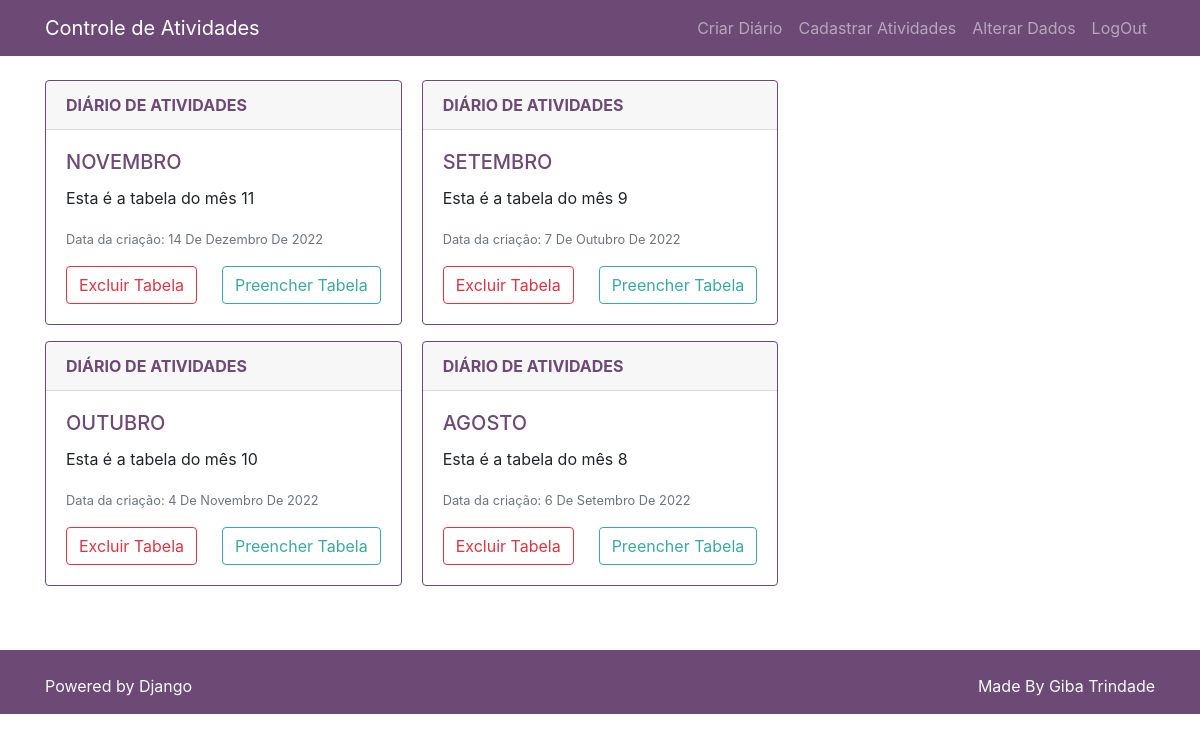
Screenshot of / (signed in) with the database file from the repository.
### diarioAtividades/models.py (models this page shows, shortened)
class Tabela(models.Model):
    anoAtual = datetime.datetime.now().year
    nome = models.CharField(max_length=50)
    mes = models.IntegerField(blank=False, null=False, validators=[MaxValueValidator(12), MinValueValidator(1)])
    ano = models.IntegerField(default=anoAtual, blank=False, null=False)
    autor = models.ForeignKey(User, on_delete=models.CASCADE)
    criada_em = models.DateField(default=timezone.now)

### diarioAtividades/views.py (the view)
# urls.py: path('', login_required(Index.as_view(), redirect_field_name='login'), name='index'),
class Index(ListView):
    model = Tabela
    template_name = 'index.html'
    paginate_by = 6
    context_object_name = 'tabelas'
    def get_queryset(self):
        qs = super().get_queryset()
        qs = qs.order_by('-id').filter(autor=self.request.user)
        return qs

### diarioAtividades/templates/index.html (shortened to what this page needs)
{% extends 'base.html' %}
{% load humanize %}
{% block content %}
<div class="card-columns mt-4">
    {% for tabela in tabelas %}
    <div class="card border-primary mb-3">
        <div class="card-header text-white"><a href="{% url 'tabela_detalhes' tabela.id %}"><strong>DIÁRIO DE ATIVIDADES</strong></a></div>
        <div class="card-body">
            <h5 class="card-title">
                <a href="{% url 'tabela_detalhes' tabela.id %}">
                    {{ tabela.nome.upper }}
                </a>
            </h5>
            <p class="card-text">Esta é a tabela do mês {{tabela.mes}}</p>
            <p class="card-text">
                <small class="text-muted">Data da criação: {{tabela.criada_em|naturalday|title}}</small>
            </p>
            <div class="btn-toolbar justify-content-between">
                <div class="text-left mr-2">
                    <form method="POST" action="{% url 'tabela_delete' tabela.id %}">
                        <a href="{% url 'tabela_delete' tabela.id %}">
                        <button type="submit" class="btn btn-outline-danger" onClick="deleteFunction()">Excluir Tabela</button></a>
                    </form>
                </div>
                <div class="text-right">
                    <a href="{% url 'tabela_detalhes' tabela.id %}" class="btn btn-outline-secondary">Preencher Tabela</a>
                </div>
            </div>
        </div>
    </div>
    {% endfor %}
</div>
{% endblock %}

### templates/base.html (shortened to what this page needs)
<!DOCTYPE html>
<html lang="pt">
<head>
    {% include 'parciais/_head.html' %}
</head>
<body>
{% include 'parciais/_nav.html' %}
<div class="container">
    <div class="row">
        <div class="col-lg-12">
{% block content %}
{% endblock %}
        </div>
    </div>
</div>
{% include 'parciais/_footer.html' %}
</body>
</html>

### templates/parciais/_head.html (shortened to what this page needs)
{% load static %}
<link href="{% static 'vendor/bootstrap/css/bootstrap.min.css' %}" rel="stylesheet">
<link href="{% static 'vendor/bootstrap/css/theme_1564087106285.css' %}" rel="stylesheet">

### templates/parciais/_nav.html (shortened to what this page needs)
<nav class="navbar navbar-expand-lg navbar-dark bg-primary static-top">
    <div class="container">
        <a class="navbar-brand" href="{% url 'index' %}">Controle de Atividades</a>
        <div class="collapse navbar-collapse" id="navbarResponsive">
            <ul class="navbar-nav ml-auto">
                {% if user.is_authenticated %}
                <li class="nav-item">
                    <a class="nav-link" href="{% url 'tabela_add' %}">Criar Diário</a>
                </li>
                <li class="nav-item">
                    <a class="nav-link" href="{% url 'atividade_add' %}">Cadastrar Atividades</a>
                </li>
                <li class="nav-item">
                    <a class="nav-link" href="{% url 'update' user.id %}">Alterar Dados</a>
                </li>
                <li class="nav-item">
                    <a class="nav-link" href="{% url 'logout' %}">LogOut</a>
                </li>
                {% else %}
                <li class="nav-item">
                    <a class="nav-link" href="{% url 'cadastro' %}">Cadastrar</a>
                </li>
                {% endif %}
            </ul>
        </div>
    </div>
</nav>

### templates/parciais/_footer.html (shortened to what this page needs)
{% load static %}
<footer class="bg-primary text-light">
    <div class="container navbar-dark pt-4 mt-5">
        <div class="row">
            <div class="col">
                <p class="text-left">Powered by Django</p>
            </div>
            <div class="col">
                <p class="text-right">Made By Giba Trindade</p>
            </div>
        </div>
    </div>
</footer>

### rows the page displays
Tabela: nome "NOVEMBRO", mes "11", criada_em "14 De Dezembro De 2022"
Tabela: nome "OUTUBRO", mes "10", criada_em "4 De Novembro De 2022"
Tabela: nome "SETEMBRO", mes "9", criada_em "7 De Outubro De 2022"
Tabela: nome "AGOSTO", mes "8", criada_em "6 De Setembro De 2022"
